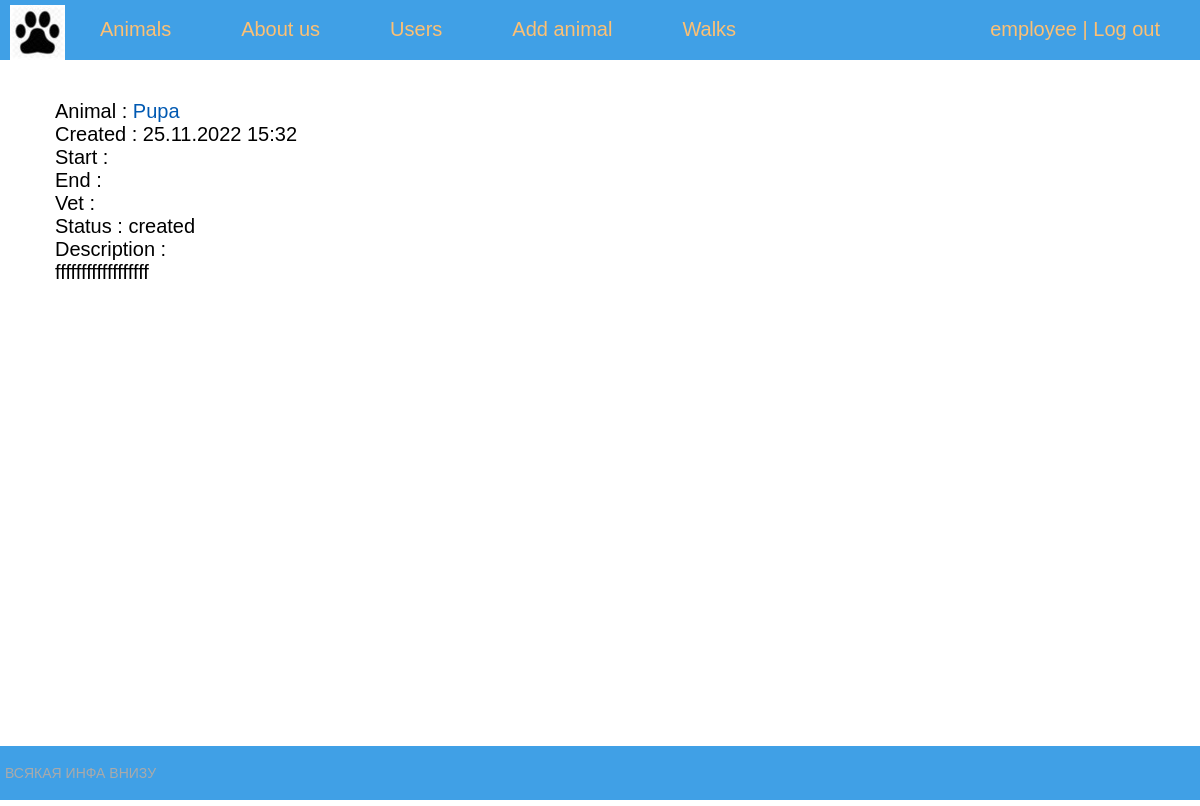
The app's page /task/1/ (signed in) with its own data.
### shelter/models.py (models this page shows, shortened)
class Account(AbstractBaseUser):
    email = models.EmailField(verbose_name="email", max_length=60, unique=True)
    username = models.CharField(max_length=30, unique=True)
    date_joined = models.DateTimeField(verbose_name='date joined', auto_now_add=True)
    last_login = models.DateTimeField(verbose_name='last login', auto_now=True)
    is_admin = models.BooleanField(default=False)
    is_active = models.BooleanField(default=True)
    is_staff = models.BooleanField(default=False)
    is_superuser = models.BooleanField(default=False)
    position = models.CharField(max_length=10, default="unverified")
    name = models.CharField(max_length=15, default="")
    surname = models.CharField(max_length=15, default="")
    deleted = models.BooleanField(default=False)
    USERNAME_FIELD = 'username'
    objects = MyAccountManager()

class Task(models.Model):
    status = models.CharField(max_length=14, default="created")
    vet = models.ForeignKey(Account, on_delete=models.CASCADE, null=True)
    animal = models.ForeignKey(Animal, on_delete=models.CASCADE, null=False, blank=False)
    description = models.CharField(max_length=100, null=False, blank=False)
    task_start = models.DateTimeField(default=None, null=True)
    task_end = models.DateTimeField(default=None, null=True)
    created = models.DateTimeField(default=None, null=False)
    class Meta:
        ordering = ('-created',)

class Animal(models.Model):
    name = models.CharField(max_length=30, default="")
    kind = models.CharField(max_length=15)
    breed = models.CharField(max_length=50)
    age = models.IntegerField(default="")
    color = models.CharField(max_length=50)
    gender = models.CharField(max_length=10)
    discription = models.TextField()
    photo = models.ImageField(upload_to='photos/%Y/%m/%d')
    added = models.DateTimeField(auto_now_add=True)
    edited = models.DateTimeField(auto_now=True)
    class Meta:
        ordering = ('-added',)

### shelter/views.py (the view, shortened to what this page needs)
# urls.py: path('task/<int:taskid>/', ShowTask.as_view(), name="task"),
@method_decorator(login_required, name='dispatch')
class ShowTask(UserPassesTestMixin, DetailView):
    model = Task
    template_name = 'shelter/vet_task.html'
    context_object_name = 'task'
    pk_url_kwarg = 'taskid'
    def get(self, request, *args, **kwargs):
        cancel = request.GET.get('cancel', '')
        end = request.GET.get('end', '')
        try:
            obj = Task.objects.get(pk=self.kwargs['taskid'])
        except:
            raise Http404
        self.object = self.get_object()
        context = self.get_context_data(object=self.object)
        return self.render_to_response(context)
    def test_func(self):
        if self.request.user.position == "employee" or self.request.user.position == "vet":
            return True
        return False
    def get_object(self, queryset=None):
        try:
            context = Task.objects.select_related('animal').select_related('vet').get(pk=self.kwargs['taskid'])
        except:
            raise Http404
        return context
    def get_context_data(self, *, object_list=None, **kwargs):
        context = super().get_context_data(**kwargs)
        context['title'] = "Task page"
        context['menu'] = menu
        return context

### shelter/templates/shelter/vet_task.html (shortened to what this page needs)
{% extends 'shelter/base.html' %}
{% block content %}
    Animal  : <a href="{% url 'animal' task.animal_id %}">{{task.animal.name}}</a><br>
    Created : {{task.created|date:"d.m.Y H:i"}}<br>
    Start   : {{task.task_start|date:"d.m.Y H:i"}}<br>
    End     : {{task.task_end|date:"d.m.Y H:i"}}<br>
    Vet     :
    <br>
    Status  : {{task.status}}<br>
    Description :<br>
    {{task.description}}<br>
    {% if task.status == "created" %}
        {{error}}<br>
    {% elif  task.status == "scheduled" and user.pk == task.vet_id %}
        <a href="{% url 'task' task.pk %}?cancel=1">Cancel</a> | <a href="{% url 'task' task.pk %}?end=1">End</a>
    {% endif %}
{% endblock %}

### shelter/templates/shelter/base.html (shortened to what this page needs)
{% load static %}
<!DOCTYPE html>
<html>
<head>
	<link type="text/css" href="{% static 'shelter/css/styles.css' %}" rel="stylesheet" />
</head>
<body>
<table class="table-page" border=0 cellpadding="0" cellspacing="0">
<tr><td valign=top>
{% block mainmenu %}
		<div class="header">
			<ul id="mainmenu" class="mainmenu">
				<li class="logo">
                    <a href="{% url 'home' %}">
                        <div class="logo"></div>
                    </a>
                </li>
				{% for m in menu %}
				    <li><a href="{% url m.url_name %}">{{m.title}}</a></li>
				{% endfor %}
				{% if user.position == "employee" or user.position == "admin" %}
				    <li><a href="{% url 'users' %}">Users</a></li>
				{% endif %}
            	{% if user.position == "employee" %}
				    <li><a href="{% url 'addanimal' %}">Add animal</a></li>
					<li><a href="{% url 'today_walks' %}">Walks</a></li>
				{% endif %}
				{% if request.user.is_authenticated %}
				    <li class="last"><a href="{% url 'mypage' %}">{{user.username}}</a> | <a href="{% url 'logout' %}">Log out</a></li>
				{% else %}
				    <li class="last"><a href="{% url 'register' %}">Register</a> | <a href="{% url 'login' %}">Log in</a></li>
				{% endif %}
			</ul>
		</div>
{% endblock mainmenu %}
<table class="table-content" border=0 cellpadding="0" cellspacing="0">
<td valign="top" class="content">
<div class="content-text">
    {% block content %}
    {% endblock %}
</div>
</td></tr></table>
<tr><td valign=top>
	<div id="footer">
		<p>ВСЯКАЯ ИНФА ВНИЗУ</p>
	</div>
</td></tr></table>
</body>
</html>

### shelter/static/shelter/css/styles.css (style rules this page uses)
html, body { font-family: 'Arial'; margin: 0; padding: 0; height: 100%; width: 100%; color: #444; }
a { color: #0059b2; text-decoration: none; }
.table-page { width: 100%; height: 100%; vertical-align: top; }
.table-page tr { height: 100%; }
.header { background: #40A0E6; height: 60px; }
.logo { background: url('../images/logo.jpg') no-repeat 10px 5px; width: 70px; height: 60px; }
ul.mainmenu { list-style: none; margin: 0; padding: 0; height: 60px; color: #fdc073; font-size: 20px; overflow: hidden; }
ul.mainmenu li { float: left; margin: 18px 40px 0 30px; }
ul.mainmenu li.logo { margin: 0; }
ul.mainmenu li.last { float: right; }
ul.mainmenu li a { color: #fdc073; text-decoration: none; }
.table-content { width: 100%; min-height: 100%; height: 100%; }
.content { padding: 40px 20px 20px 40px; width: 100%; box-sizing: border-box; }
.content-text { color: #000; font-size: 20px; font-family: Arial; width: 100%; padding-right: 15px; padding-left: 15px; margin-right: auto; margin-left: auto; }
#footer { box-sizing: border-box; background: #40A0E6; padding: 5px; color: #aaa; font-size: 14px; font-family: Verdana, Geneva, Arial, Helvetica; text-align: left; overflow: hidden; }

### records on screen
Account: username "employee"
Task: animal.name "Pupa", created "25.11.2022 15:32", status "created", description "ffffffffffffffffff"

### other values on screen
{{ m.title }} "Animals" "About us"
